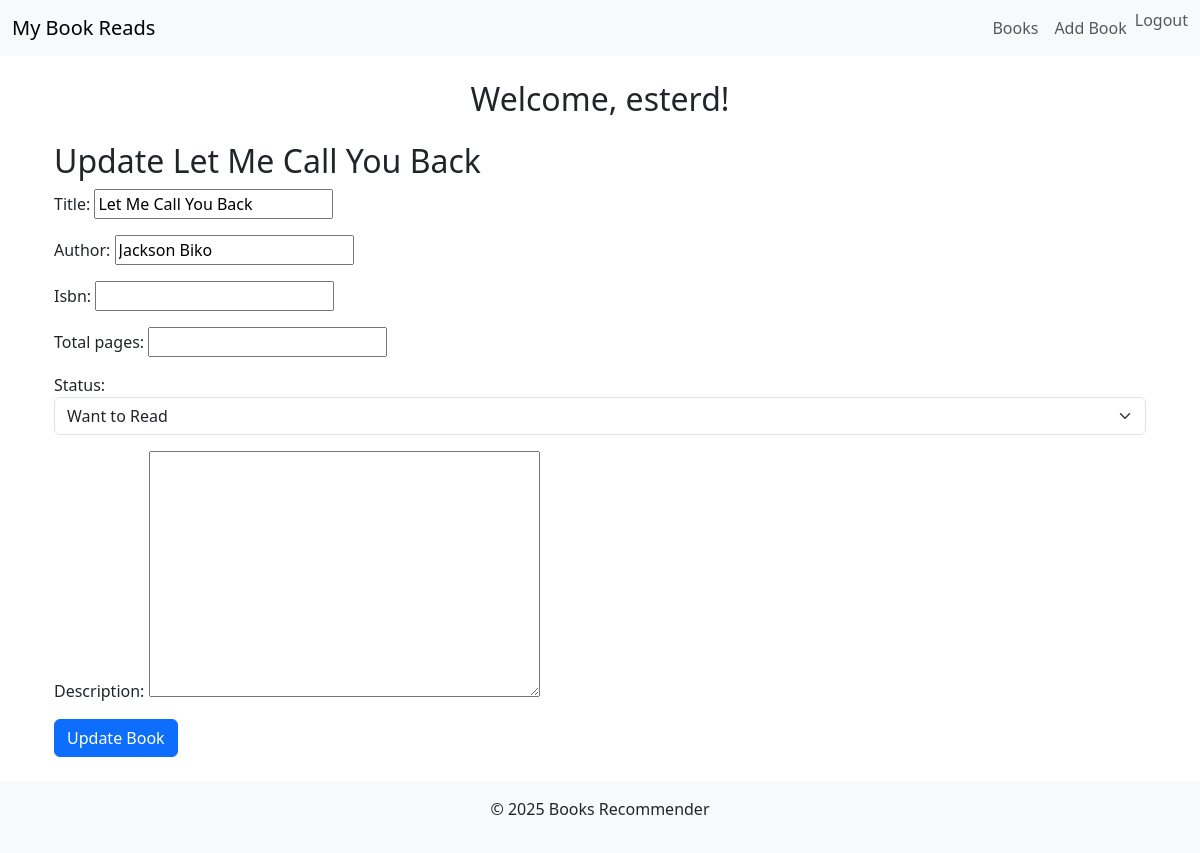
/books/11/edit/ (signed in), run on the app's committed database.
### books/models.py (models this page shows)
class Book(models.Model):
    STATUS_CHOICES = (
        ('reading', 'Currently Reading'),
        ('completed', 'Completed'),
        ('want_to_read', 'Want to Read'),
    )
    user = models.ForeignKey(User, on_delete=models.CASCADE, related_name='books')
    title = models.CharField(max_length=255)
    author = models.CharField(max_length=255)
    description = models.TextField(blank=True, null=True)
    tags = TaggableManager(blank=True)  # Using taggit for tagging books
    isbn = models.CharField(max_length=13, db_index=True, blank=True)
    total_pages = models.PositiveIntegerField(null=True, blank=True)
    current_page = models.PositiveIntegerField(default=0)
    status = models.CharField(
        max_length=20,
        choices=STATUS_CHOICES,
        default='want_to_read'
    )
    date_added = models.DateTimeField(auto_now_add=True)
    last_updated = models.DateTimeField(auto_now=True)
    class Meta:
        ordering = ['-date_added']
        unique_together = ['user', 'title', 'author']
        verbose_name = 'Book'

### books/views.py (the view)
# urls.py: path("books/<int:pk>/edit/", BookUpdateView.as_view(), name="book-edit"),
class BookUpdateView(LoginRequiredMixin, UpdateView):
    model = Book
    form_class = BookForm
    template_name = "books/book_form.html"
    success_url = reverse_lazy('book_list')
    def get_object(self, queryset=None):
        book = super().get_object(queryset)
        if book.user != self.request.user:
            raise Http404("You do not have permission to edit this book.")
        return book

### books/forms.py
class BookForm(forms.ModelForm):
    class Meta:
        model = Book
        fields = ['title', 'author', 'isbn', 'total_pages', 'status','description', 'tags']
        widgets = {
            'status': forms.Select(attrs={'class': 'form-select'}),
        }
    def __init__(self, *args, **kwargs):
        super().__init__(*args, **kwargs)
        self.fields['total_pages'].widget.attrs['min'] = 1

### books/templates/books/book_form.html (shortened to what this page needs)
{% extends "books/base.html" %}
{% block content %}
<div class="container">
    <h2>
        {% if object %}Update {{ object.title }}{% else %}Add New Book{% endif %}
    </h2>
    {% if not request.user.is_authenticated %}
    <div class="alert alert-danger">
        <i class="fas fa-exclamation-triangle"></i>
        You must be <a href="{% url 'login' %}?next={{ request.path }}">logged in</a>
        to add or edit books.
    </div>
    {% else %}
        <form method="post">
            {{ form.as_p }}
            <button type="submit" class="btn btn-primary">
                {% if object %}Update Book{% else %}Add Book{% endif %}
            </button>
        </form>
    {% endif %}
</div>
{% endblock %}

### books/templates/books/base.html (shortened to what this page needs)
<!DOCTYPE html>
<html lang="en">
<head>
    {% load static %}
    <link href="https://cdn.jsdelivr.net/npm/bootstrap@5.3.2/dist/css/bootstrap.min.css" rel="stylesheet">
    <link rel="stylesheet" href="{% static 'books/styles.css' %}">
</head>
<body>
    <nav class="navbar navbar-expand-lg navbar-light bg-light mb-4">
        <div class="container-fluid">
            <a class="navbar-brand" href="{% url 'all_list' %}">My Book Reads</a>
            <div class="collapse navbar-collapse" id="navbarNav">
                <ul class="navbar-nav ms-auto">
                    <li class="nav-item">
                        <a class="nav-link" href="{% url 'all_list' %}">Books</a>
                    </li>
                    {% if user.is_authenticated %}
                        <li class="nav-item">
                            <a class="nav-link" href="{% url 'book-add' %}">Add Book</a>
                        </li>
                        <li class="nav-item">
                            <form method="post" action="{% url 'logout' %}" class="d-inline">
                                <button type="submit" class="btn btn-link nav-link" style="padding:0;">Logout</button>
                            </form>
                        </li>
                    {% endif %}
                </ul>
            </div>
        </div>
    </nav>
{% if user.is_authenticated %}
    <h2 class="text-center mb-4">
        Welcome, {{ user.username }}!
    </h2>
{% else %}
    <h2 class="text-center mb-4">
        Welcome, Guest!
    </h2>
{% endif %}
    <main class="container">
        {% block content %}
        {% endblock %}
    </main>
    <footer class="bg-light text-center py-3 mt-4">
        <p>&copy; {{ year|default:2025 }} Books Recommender</p>
    </footer>
</body>
</html>

### data on the page
Book: title "Let Me Call You Back", author "Jackson Biko", status "Want to Read"

### other printed values
{{ user.username }} "esterd"
{{ year|default:2025 }} "2025"
